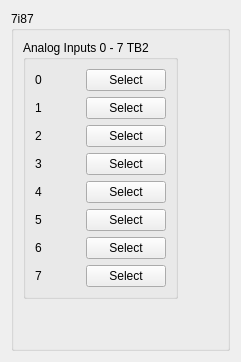
          <widget class="QWidget" name="ss7i87">
           <layout class="QGridLayout" name="gridLayout_79">
            <item row="0" column="0">
             <widget class="QGroupBox" name="groupBox_38">
              <property name="title">
               <string>7i87</string>
              </property>
              <layout class="QGridLayout" name="gridLayout_102">
               <item row="0" column="1">
                <spacer name="horizontalSpacer">
                 <property name="orientation">
                  <enum>Qt::Horizontal</enum>
                 </property>
                 <property name="sizeHint" stdset="0">
                  <size>
                   <width>40</width>
                   <height>20</height>
                  </size>
                 </property>
                </spacer>
               </item>
               <item row="0" column="0">
                <widget class="QGroupBox" name="groupBox_55">
                 <property name="title">
                  <string>Analog Inputs 0 - 7 TB2</string>
                 </property>
                 <layout class="QGridLayout" name="gridLayout_100">
                  <item row="2" column="0">
                   <widget class="QLabel" name="label_573">
                    <property name="text">
                     <string>2</string>
                    </property>
                   </widget>
                  </item>
                  <item row="6" column="0">
                   <widget class="QLabel" name="label_723">
                    <property name="text">
                     <string>6</string>
                    </property>
                   </widget>
                  </item>
                  <item row="5" column="0">
                   <widget class="QLabel" name="label_731">
                    <property name="text">
                     <string>5</string>
                    </property>
                   </widget>
                  </item>
                  <item row="0" column="0">
                   <widget class="QLabel" name="label_417">
                    <property name="text">
                     <string>0</string>
                    </property>
                   </widget>
                  </item>
                  <item row="3" column="0">
                   <widget class="QLabel" name="label_732">
                    <property name="text">
                     <string>3</string>
                    </property>
                   </widget>
                  </item>
                  <item row="4" column="0">
                   <widget class="QLabel" name="label_725">
                    <property name="text">
                     <string>4</string>
                    </property>
                   </widget>
                  </item>
                  <item row="7" column="0">
                   <widget class="QLabel" name="label_727">
                    <property name="text">
                     <string>7</string>
                    </property>
                   </widget>
                  </item>
                  <item row="1" column="0">
                   <widget class="QLabel" name="label_724">
                    <property name="text">
                     <string>1</string>
                    </property>
                   </widget>
                  </item>
                  <item row="0" column="1">
                   <widget class="QPushButton" name="ss7i87in_0">
                    <property name="text">
                     <string>Select</string>
                    </property>
                   </widget>
                  </item>
                  <item row="1" column="1">
                   <widget class="QPushButton" name="ss7i87in_1">
                    <property name="text">
                     <string>Select</string>
                    </property>
                   </widget>
                  </item>
                  <item row="2" column="1">
                   <widget class="QPushButton" name="ss7i87in_2">
                    <property name="text">
                     <string>Select</string>
                    </property>
                   </widget>
                  </item>
                  <item row="3" column="1">
                   <widget class="QPushButton" name="ss7i87in_3">
                    <property name="text">
                     <string>Select</string>
                    </property>
                   </widget>
                  </item>
                  <item row="4" column="1">
                   <widget class="QPushButton" name="ss7i87in_4">
                    <property name="text">
                     <string>Select</string>
                    </property>
                   </widget>
                  </item>
                  <item row="5" column="1">
                   <widget class="QPushButton" name="ss7i87in_5">
                    <property name="text">
                     <string>Select</string>
                    </property>
                   </widget>
                  </item>
                  <item row="6" column="1">
                   <widget class="QPushButton" name="ss7i87in_6">
                    <property name="text">
                     <string>Select</string>
                    </property>
                   </widget>
                  </item>
                  <item row="7" column="1">
                   <widget class="QPushButton" name="ss7i87in_7">
                    <property name="text">
                     <string>Select</string>
                    </property>
                   </widget>
                  </item>
                 </layout>
                </widget>
               </item>
               <item row="1" column="0">
                <spacer name="verticalSpacer_9">
                 <property name="orientation">
                  <enum>Qt::Vertical</enum>
                 </property>
                 <property name="sizeHint" stdset="0">
                  <size>
                   <width>20</width>
                   <height>40</height>
                  </size>
                 </property>
                </spacer>
               </item>
              </layout>
             </widget>
            </item>
           </layout>
          </widget>
